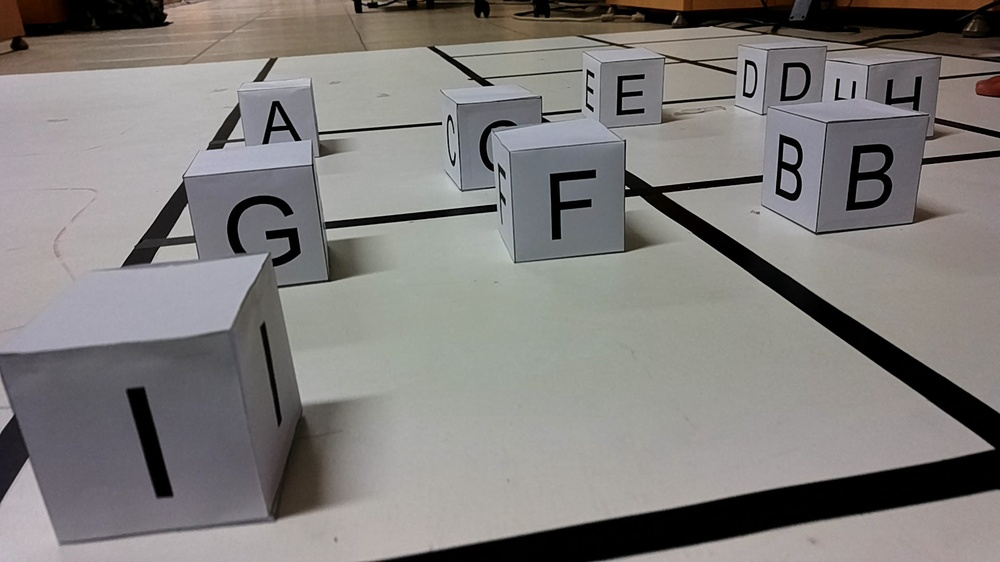
#> input picture 056.jpg, 1000 x 562 px, shrunk from 1920 x 1080 before the run, given in place of the camera
$ python data1.py
#> lines starting #> are read from the running program, lines starting #| are printed output that depends on the picture; after the words box and inside, x2 and y2 are one past the last pixel; in counts of white or black regions, pixels touching at a corner belong together
import cv2
import numpy as np
import pytesseract

pytesseract.pytesseract.tesseract_cmd = r'C:\Program Files\Tesseract-OCR\tesseract.exe'

video_capture = cv2.VideoCapture(0)

while True:
    # Capture frame-by-frame
    ret, img = video_capture.read()
#> img is the input picture: shape (562, 1000, 3); mean B, G, R 123.9, 125.7, 128.6

    gray = cv2.cvtColor(img, cv2.COLOR_BGR2GRAY)
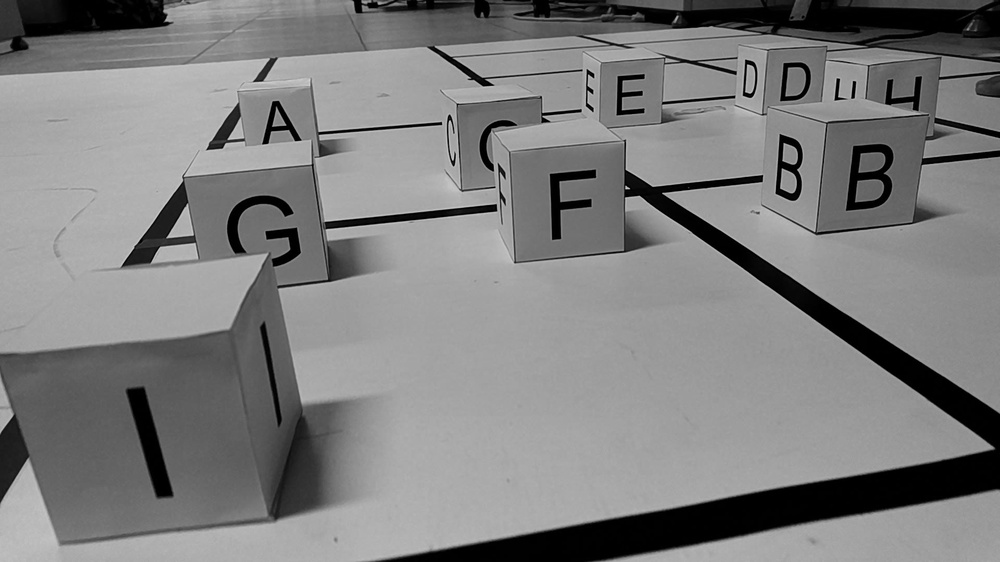
#> gray: shape (562, 1000); min 0, max 216, mean 126.4
    thresh = cv2.threshold(gray, 127, 255, cv2.THRESH_BINARY_INV + cv2.THRESH_OTSU)[1]
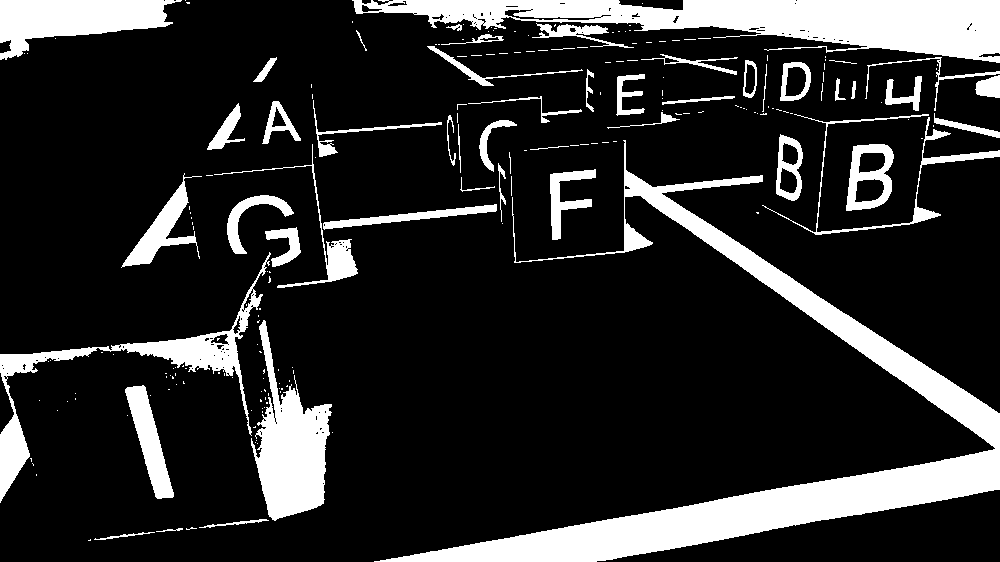
#> thresh: shape (562, 1000); 17.2% white; 211 white regions (159 under 20 px)
    items = cv2.findContours(thresh, cv2.RETR_EXTERNAL, cv2.CHAIN_APPROX_SIMPLE)
#> items = 209 contours, 167 with area under 20; largest, box (x1, y1, x2, y2) and area: (374, 140, 1000, 562) 31064, (352, 0, 1000, 63) 19569, (251, 320, 332, 521) 7482, (0, 252, 271, 503) 6102, (0, 0, 182, 60) 5830
    contours = items[0] if len(items) == 2 else items[1]
#> contours has the same summary as items
    cv2.imshow("thresh", thresh)
# [27 lines of commented-out code are left out]
